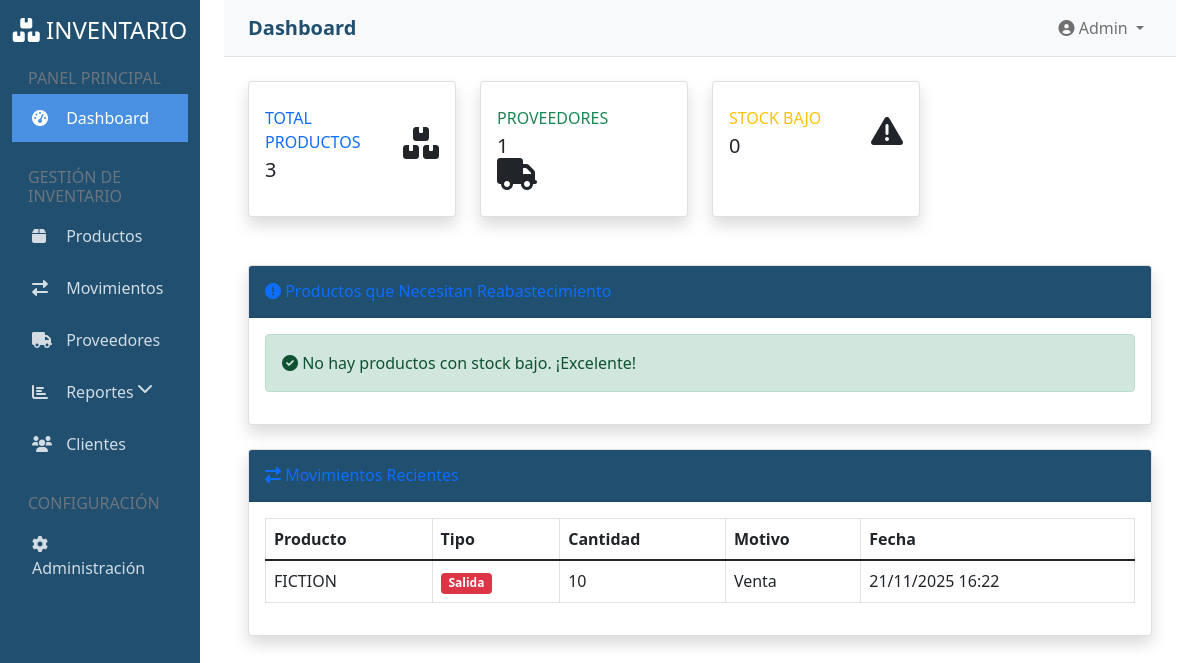
The page /reportes/ (signed in) on the database its author committed.
### movimientos/models.py (models this page shows, shortened)
class Movimiento(models.Model):
    TIPO_CHOICES = [
        ('ENTRADA', 'Entrada'),
        ('SALIDA', 'Salida'),
    ]
    producto = models.ForeignKey(Producto, on_delete=models.CASCADE)
    tipo = models.CharField(max_length=10, choices=TIPO_CHOICES)
    cantidad = models.IntegerField()
    motivo = models.CharField(max_length=200)
    usuario = models.CharField(max_length=100)
    fecha_movimiento = models.DateTimeField(auto_now_add=True)
    referencia = models.CharField(max_length=100, blank=True)
    class Meta:
        verbose_name_plural = "Movimientos"

### productos/models.py (models this page shows, shortened)
class Producto(models.Model):
    codigo = models.CharField(max_length=50, unique=True)
    nombre = models.CharField(max_length=200)
    descripcion = models.TextField(blank=True)
    categoria = models.ForeignKey(Categoria, on_delete=models.CASCADE)
    proveedor = models.ForeignKey(Proveedor, on_delete=models.CASCADE)
    precio_compra = models.DecimalField(max_digits=10, decimal_places=2)
    precio_venta = models.DecimalField(max_digits=10, decimal_places=2)
    stock_actual = models.IntegerField(default=0)
    stock_minimo = models.IntegerField(default=5)
    ubicacion = models.CharField(max_length=100, blank=True)
    activo = models.BooleanField(default=True)
    fecha_creacion = models.DateTimeField(auto_now_add=True)

### reportes/views.py (the view)
# urls.py: path('', views.dashboard, name='dashboard'),
@login_required
def dashboard(request):
    total_productos = Producto.objects.count()
    total_proveedores = Proveedor.objects.count()
    productos_bajo_stock = Producto.objects.filter(stock_actual__lt=10).count() if hasattr(Producto, 'stock_actual') else 0
    productos_reabastecer = Producto.objects.filter(stock_actual__lt=10)[:5] if hasattr(Producto, 'stock_actual') else []
    movimientos_recientes = Movimiento.objects.all().order_by('-fecha_movimiento')[:10] if hasattr(Movimiento, 'fecha_movimiento') else []
    context = {
        'total_productos': total_productos,
        'total_proveedores': total_proveedores,
        'productos_bajo_stock': productos_bajo_stock,
        'productos_reabastecer': productos_reabastecer,
        'movimientos_recientes': movimientos_recientes,
        'alertas_stock_bajo': productos_bajo_stock > 0
    }
    return render(request, 'reportes/dashboard.html', context)

### reportes/templates/reportes/dashboard.html (shortened to what this page needs)
{% extends 'base/base.html' %}
{% block page_title %}Dashboard{% endblock %}
{% block content %}
<div class="row">
    <div class="col-xl-3 col-md-6 mb-4">
        <div class="card border-left-primary shadow h-100 py-2">
            <div class="card-body">
                <div class="row no-gutters align-items-center">
                    <div class="col mr-2">
                        <div class="text-xs font-weight-bold text-primary text-uppercase mb-1">
                            Total Productos
                        </div>
                        <div class="h5 mb-0 font-weight-bold text-gray-800">{{ total_productos }}</div>
                    </div>
                    <div class="col-auto">
                        <i class="fas fa-boxes fa-2x text-gray-300"></i>
                    </div>
                </div>
            </div>
        </div>
    </div>
    <div class="col-xl-3 col-md-6 mb-4">
        <div class="card border-left-success shadow h-100 py-2">
            <div class="card-body">
                <div class="row no-gutters align-items-center">
                    <div class="col mr-2">
                        <div class="text-xs font-weight-bold text-success text-uppercase mb-1">
                            Proveedores
                        </div>
                        <div class="h5 mb-0 font-weight-bold text-gray-800">{{ total_proveedores }}</div>
                    </div>
                    <div class="col-auto">
                        <i class="fas fa-truck fa-2x text-gray-300"></i>
                    </div>
                </div>
            </div>
        </div>
    </div>
    <div class="col-xl-3 col-md-6 mb-4">
        <div class="card border-left-warning shadow h-100 py-2">
            <div class="card-body">
                <div class="row no-gutters align-items-center">
                    <div class="col mr-2">
                        <div class="text-xs font-weight-bold text-warning text-uppercase mb-1">
                            Stock Bajo
                        </div>
                        <div class="h5 mb-0 font-weight-bold text-gray-800">{{ productos_bajo_stock }}</div>
                    </div>
                    <div class="col-auto">
                        <i class="fas fa-exclamation-triangle fa-2x text-gray-300"></i>
                    </div>
                </div>
            </div>
        </div>
    </div>
</div>
<div class="row mt-4">
    <div class="col-12">
        <div class="card shadow">
            <div class="card-header py-3">
                <h6 class="m-0 font-weight-bold text-primary">
                    <i class="fas fa-exclamation-circle"></i>
                    Productos que Necesitan Reabastecimiento
                </h6>
            </div>
            <div class="card-body">
                {% if productos_reabastecer %}
                <div class="table-responsive">
                    <table class="table table-bordered">
                        <thead>
                            <tr>
                                <th>Código</th>
                                <th>Producto</th>
                                <th>Stock Actual</th>
                                <th>Stock Mínimo</th>
                                <th>Diferencia</th>
                            </tr>
                        </thead>
                        <tbody>
                            {% for producto in productos_reabastecer %}
                            <tr class="table-warning">
                                <td>{{ producto.codigo }}</td>
                                <td>{{ producto.nombre }}</td>
                                <td>{{ producto.stock_actual }}</td>
                                <td>{{ producto.stock_minimo }}</td>
                                <td class="text-danger">
                                    <strong>{{ producto.stock_minimo|add:producto.stock_actual }}</strong>
                                </td>
                            </tr>
                            {% endfor %}
                        </tbody>
                    </table>
                </div>
                {% else %}
                <div class="alert alert-success">
                    <i class="fas fa-check-circle"></i>
                    No hay productos con stock bajo. ¡Excelente!
                </div>
                {% endif %}
            </div>
        </div>
    </div>
</div>
<div class="row mt-4">
    <div class="col-12">
        <div class="card shadow">
            <div class="card-header py-3">
                <h6 class="m-0 font-weight-bold text-primary">
                    <i class="fas fa-exchange-alt"></i>
                    Movimientos Recientes
                </h6>
            </div>
            <div class="card-body">
                {% if movimientos_recientes %}
                <div class="table-responsive">
                    <table class="table table-bordered">
                        <thead>
                            <tr>
                                <th>Producto</th>
                                <th>Tipo</th>
                                <th>Cantidad</th>
                                <th>Motivo</th>
                                <th>Fecha</th>
                            </tr>
                        </thead>
                        <tbody>
                            {% for movimiento in movimientos_recientes %}
                            <tr>
                                <td>{{ movimiento.producto.nombre }}</td>
                                <td>
                                    {% if movimiento.tipo == 'ENTRADA' %}
                                        <span class="badge bg-success">Entrada</span>
                                    {% else %}
                                        <span class="badge bg-danger">Salida</span>
                                    {% endif %}
                                </td>
                                <td>{{ movimiento.cantidad }}</td>
                                <td>{{ movimiento.motivo }}</td>
                                <td>{{ movimiento.fecha_movimiento|date:"d/m/Y H:i" }}</td>
                            </tr>
                            {% endfor %}
                        </tbody>
                    </table>
                </div>
                {% else %}
                <div class="alert alert-info">
                    <i class="fas fa-info-circle"></i>
                    No hay movimientos registrados.
                </div>
                {% endif %}
            </div>
        </div>
    </div>
</div>
{% endblock %}

### templates/base/base.html (style rules this page uses)
:root { --primary-color: #214f70; --secondary-color: #4a90e2; --accent-color: #f5a623; }
.card-header { background-color: var(--primary-color); color: white; }

### rows shown on the page
Movimiento: producto.nombre "FICTION", tipo "Salida", cantidad "10", motivo "Venta", fecha_movimiento "21/11/2025 16:22"

### other values the page prints
{{ total_productos }} "3"
{{ total_proveedores }} "1"
{{ productos_bajo_stock }} "0"
